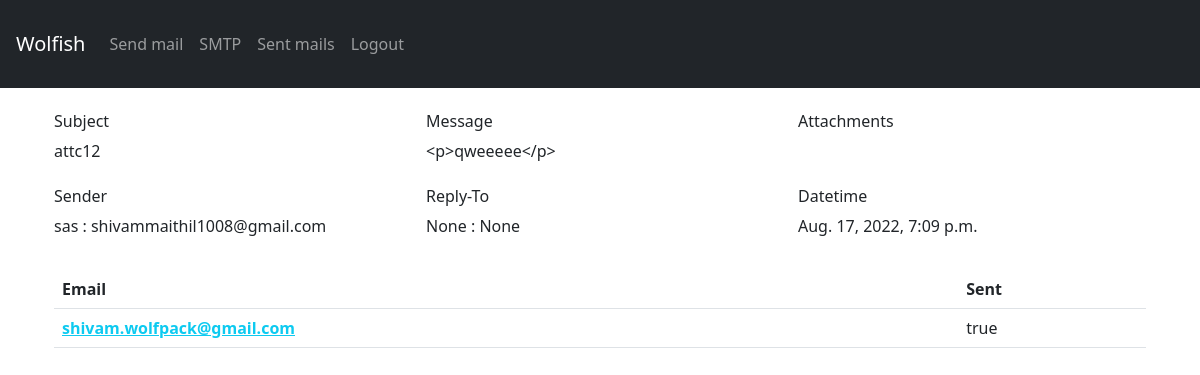
The page /detail-mail/69/ on the database its author committed.
### mailer/models.py (models this page shows, shortened)
class Mails(models.Model):
    unq_id          = models.CharField(max_length=255, blank=True, null=True, unique=True)
    sender_email    = models.CharField(max_length=255, blank=True, null=True)
    sender_name     = models.CharField(max_length=255, blank=True, null=True)
    reply_to_email  = models.CharField(max_length=255, blank=True, null=True)
    reply_to_name   = models.CharField(max_length=255, blank=True, null=True)
    subject         = models.CharField(max_length=255, blank=True, null=True)
    message         = models.TextField(blank=True, null=True)
    email_list      = models.TextField(blank=True, null=True)
    dt_stamp        = models.DateTimeField(auto_now_add=True, blank=True, null=True)
    class Meta:
        verbose_name_plural = "Mail"

class Recipient(models.Model):
    unq_id = models.CharField(max_length=255, blank=True, null=True, unique=True)
    email = models.CharField(max_length=255, blank=True, null=True)
    valid = models.BooleanField(default=True)
    mail  = models.ForeignKey(Mails, on_delete=models.CASCADE, related_name="recipients", blank=True, null=True)

### mailer/views.py (the view)
# urls.py: path('detail-mail/<id>/', SenderDetailView, name="detail-sender"),
def SenderDetailView(request, id):
    if request.method == 'GET':
        data = Mails.objects.get(id=id)
        attchs = Attachments.objects.filter(mail__id=id)
        if data.email_list == None:
            res = []
        else:
            emails = data.email_list.splitlines()
            res = [i.strip() for i in emails]
            act_res = Recipient.objects.filter(mail__id=data.id)
        return render(request, 'detail_mail.html', {"data":data, "res":res, "act_res":act_res, "attchs": attchs})

### templates/detail_mail.html (shortened to what this page needs)
{% load static %}
{% include 'nav.html' %}
<div class="container p-4">
<div class="row mb-2">
    <div class="col-md-4 mb-4">
        <h6>
            Subject
        </h6>
        {{data.subject}}
    </div>
    <div class="col-md-4 mb-4">
        <h6>
            Message
        </h6>
        {{data.message}}
    </div>
    <div class="col-md-4 mb-4">
        <h6>
            Attachments
        </h6>
    </div>
    <div class="col-md-4 mb-4">
        <h6>
            Sender
        </h6>
        {{data.sender_name}} : {{data.sender_email}}
    </div>
    <div class="col-md-4 mb-4 ">
        <h6>
            Reply-To
        </h6>
        {{data.reply_to_name}} : {{data.reply_to_email}}
    </div>
    <div class="col-md-4 mb-4 ">
        <h6>
            Datetime
        </h6>
        {{data.dt_stamp}}
    </div>
</div>
<section>
    <table class="table">
        <thead>
          <tr>
            <th scope="col">Email</th>
            <th scope="col">Sent</th>
          </tr>
        </thead>
        <tbody>
        {% for i in act_res %}
          <tr>
            {% if i.valid == True %}
                    <th scope="row"><a href="{% url 'user-detail' mail_unq_id=data.unq_id user_unq_id=i.unq_id %}" class="link-info">{{ i.email }}</a></th>
            {% else %}
                <th scope="row">{{ i.email }}</th>
            {% endif %}
            {% if i.valid == True %}
                <td>true</td>
            {% else %}
                <td>false</td>
            {% endif %}
          </tr>
          {% endfor %}
        </tbody>
    </table>
</section>
</div>

### rows shown on the page
Mails: subject "attc12", message "<p>qweeeee</p>", sender_name "sas", sender_email "shivammaithil1008@gmail.com", reply_to_name "None", reply_to_email "None", dt_stamp "Aug. 17, 2022, 7:09 p.m."
Recipient: email "shivam.wolfpack@gmail.com", valid "true"
